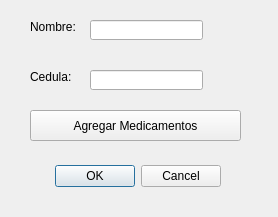
<?xml version="1.0" encoding="UTF-8"?>
<ui version="4.0">
 <class>Dialog</class>
 <widget class="QDialog" name="Dialog">
  <property name="geometry">
   <rect>
    <x>0</x>
    <y>0</y>
    <width>278</width>
    <height>217</height>
   </rect>
  </property>
  <property name="windowTitle">
   <string>Dialog</string>
  </property>
  <widget class="QDialogButtonBox" name="buttonBox">
   <property name="geometry">
    <rect>
     <x>-120</x>
     <y>160</y>
     <width>341</width>
     <height>32</height>
    </rect>
   </property>
   <property name="orientation">
    <enum>Qt::Horizontal</enum>
   </property>
   <property name="standardButtons">
    <set>QDialogButtonBox::Cancel|QDialogButtonBox::Ok</set>
   </property>
  </widget>
  <widget class="QLabel" name="label">
   <property name="geometry">
    <rect>
     <x>30</x>
     <y>20</y>
     <width>47</width>
     <height>13</height>
    </rect>
   </property>
   <property name="text">
    <string>Nombre:</string>
   </property>
  </widget>
  <widget class="QLineEdit" name="campo_nombre">
   <property name="geometry">
    <rect>
     <x>90</x>
     <y>20</y>
     <width>113</width>
     <height>20</height>
    </rect>
   </property>
  </widget>
  <widget class="QLabel" name="label_2">
   <property name="geometry">
    <rect>
     <x>30</x>
     <y>70</y>
     <width>47</width>
     <height>13</height>
    </rect>
   </property>
   <property name="text">
    <string>Cedula:</string>
   </property>
  </widget>
  <widget class="QLineEdit" name="campo_cedula">
   <property name="geometry">
    <rect>
     <x>90</x>
     <y>70</y>
     <width>113</width>
     <height>20</height>
    </rect>
   </property>
  </widget>
  <widget class="QPushButton" name="boton_agregar">
   <property name="geometry">
    <rect>
     <x>30</x>
     <y>110</y>
     <width>211</width>
     <height>31</height>
    </rect>
   </property>
   <property name="text">
    <string>Agregar Medicamentos</string>
   </property>
  </widget>
 </widget>
 <resources/>
 <connections>
  <connection>
   <sender>buttonBox</sender>
   <signal>accepted()</signal>
   <receiver>Dialog</receiver>
   <slot>accept()</slot>
   <hints>
    <hint type="sourcelabel">
     <x>248</x>
     <y>254</y>
    </hint>
    <hint type="destinationlabel">
     <x>157</x>
     <y>274</y>
    </hint>
   </hints>
  </connection>
  <connection>
   <sender>buttonBox</sender>
   <signal>rejected()</signal>
   <receiver>Dialog</receiver>
   <slot>reject()</slot>
   <hints>
    <hint type="sourcelabel">
     <x>316</x>
     <y>260</y>
    </hint>
    <hint type="destinationlabel">
     <x>286</x>
     <y>274</y>
    </hint>
   </hints>
  </connection>
 </connections>
</ui>
